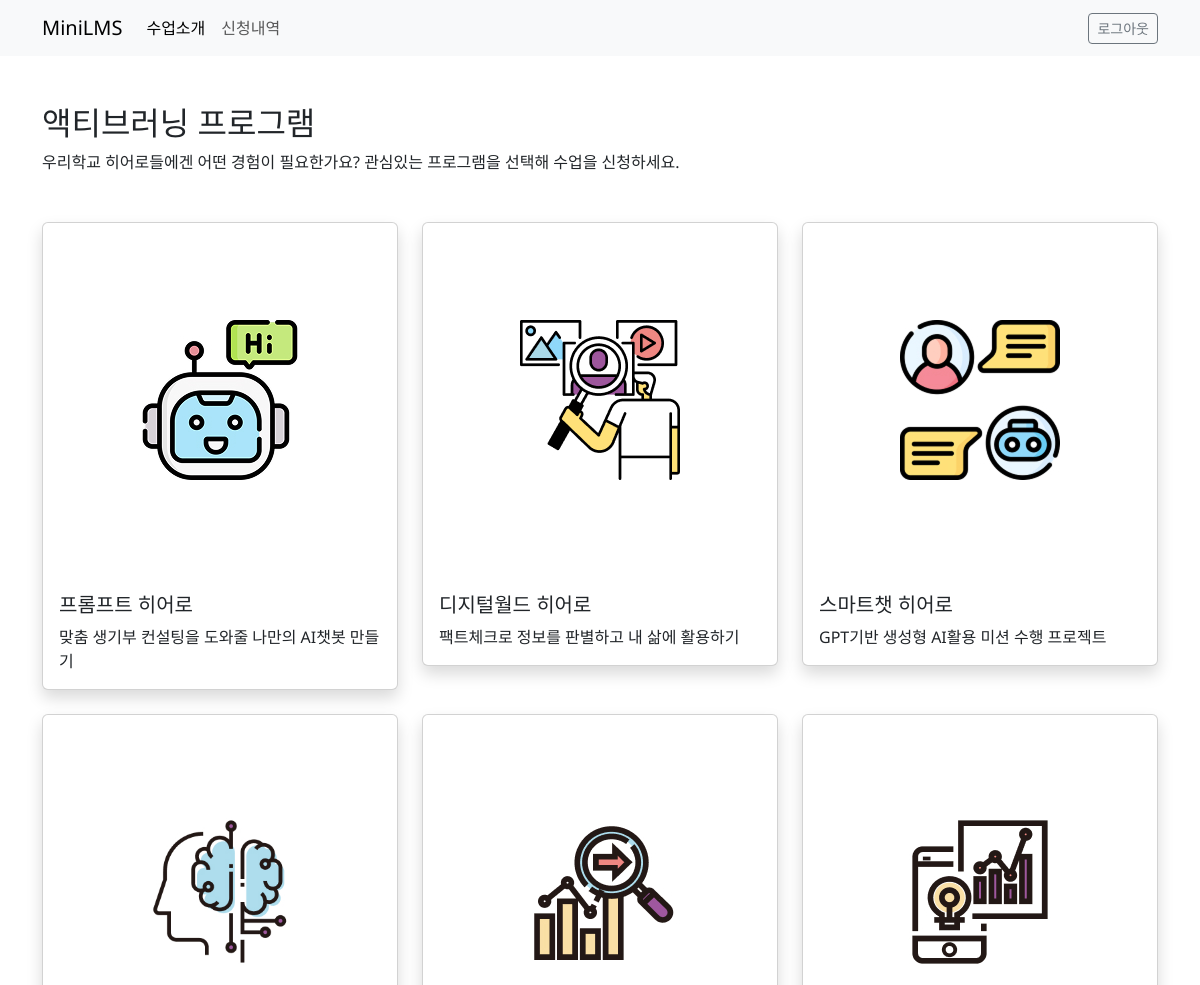
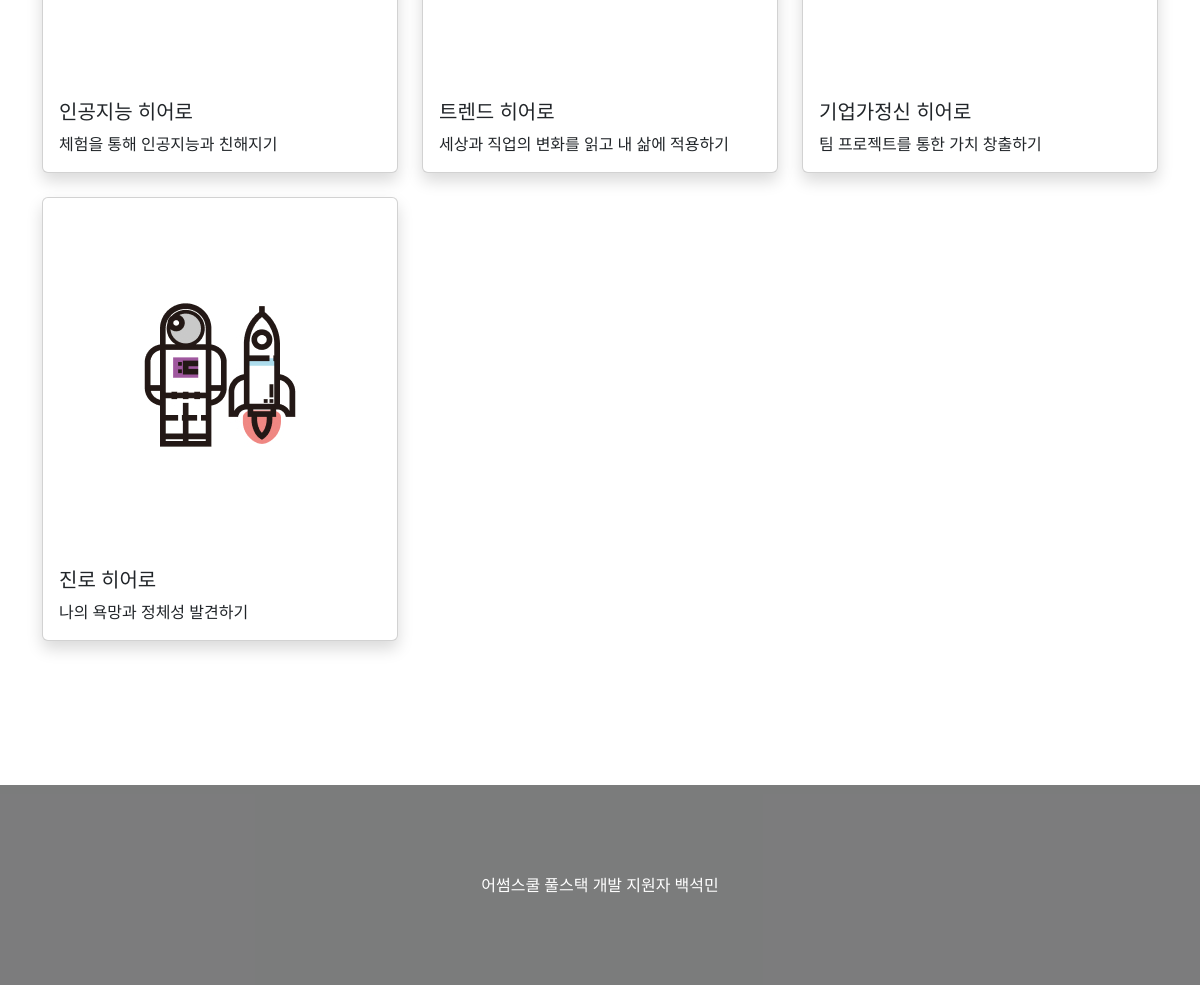
/subjects/ (signed in), run on the app's committed database (2 pictures, top to bottom).
### subjects/models.py (models this page shows)
class Subject(models.Model):
  title = models.CharField(max_length=100)
  content = models.TextField()
  image = models.ImageField(upload_to='subjects/', blank=True, null=True)
  objective = models.TextField()
  audience = models.TextField()
  class Meta:
    db_table = 'tb_subjects'

### subjects/views.py (the view)
# urls.py: path('', views.index, name='index'),
def index(request):
  subjects = Subject.objects.all()
  return render(request, 'subjects/index.html', {'subjects': subjects})

### templates/subjects/index.html (shortened to what this page needs)
{% extends 'base.html' %} {% block content %}
<h2>액티브러닝 프로그램</h2>
<p>
  우리학교 히어로들에겐 어떤 경험이 필요한가요? 관심있는 프로그램을 선택해
  수업을 신청하세요.
</p>
<div class="row my-5">
  {% for subject in subjects %}
  <div class="col-lg-4 col-6 mb-4" style="cursor: pointer">
    <a
      href="{% url 'subjects:detail' subject.id %}"
      class="text-decoration-none"
    >
      <div class="card shadow" data-id="{{ subject.id }}">
        <div
          class="d-flex justify-content-center align-items-center"
          style="width: 100%; aspect-ratio: 1 / 1"
        >
          <img
            src="/uploads/subjects/subject_{{ subject.id }}_img.jpg"
            class="square-img"
            alt="{{ subject.title }}"
            style="
              width: 60%;
              height: 60%;
              object-fit: cover;
              max-width: 160px;
              max-height: 160px;
            "
          />
        </div>
        <div class="card-body">
          <h5 class="card-title">{{ subject.title }}</h5>
          <p class="card-text">{{ subject.content }}</p>
        </div>
      </div>
    </a>
  </div>
  {% endfor %}
</div>
{% endblock %}

### templates/base.html (shortened to what this page needs)
<!DOCTYPE html>
<html lang="ko">
  <head>
    <link
      rel="stylesheet"
      href="https://cdn.jsdelivr.net/npm/bootstrap@5.3.8/dist/css/bootstrap.min.css"
    />
  </head>
  <body class="d-flex flex-column min-vh-100">
    {% include 'header.html' %}
    <main class="container my-5 flex-grow-1">
      {% block content %} {% endblock %}
    </main>
    {% include 'footer.html' %}
  </body>
</html>

### templates/header.html (shortened to what this page needs)
<nav class="navbar navbar-expand-lg bg-body-tertiary">
  <div class="container-lg">
    <a class="navbar-brand" href="{% url 'subjects:index' %}">MiniLMS</a>
    {% if user.is_authenticated %}
    <div class="collapse navbar-collapse" id="navbarSupportedContent">
      <ul class="navbar-nav">
        <li class="nav-item">
          <a class="nav-link active" href="{% url 'subjects:index' %}"
            >수업소개</a
          >
        </li>
        <li class="nav-item">
          <a class="nav-link" href="{% url 'subjects:history' %}">신청내역</a>
        </li>
      </ul>
      <ul class="navbar-nav ms-auto">
        <li class="nav-item">
          <form method="post" action="{% url 'logout' %}">
            <button type="submit" class="btn btn-outline-secondary btn-sm">
              로그아웃
            </button>
          </form>
        </li>
      </ul>
    </div>
    {% endif %}
  </div>
</nav>

### templates/footer.html
<div class="bg-light text-center text-lg-start mt-4">
  <div
    class="text-center p-3 d-flex align-items-center justify-content-center text-white"
    style="background-color: rgba(0, 0, 0, 0.5); height: 200px"
  >
    어썸스쿨 풀스택 개발 지원자 백석민
  </div>
</div>

### templates/subjects/index.html (style rules this page uses)
.card { transition: transform 0.3s; }

### templates/base.html (style rules this page uses)
* { margin: 0; padding: 0; box-sizing: border-box; color: #212529; }
body { font-family: "Noto Sans", sans-serif; }

### data on the page
Subject: shows a picture, title "프롬프트 히어로", content "맞춤 생기부 컨설팅을 도와줄 나만의 AI챗봇 만들기"
Subject: shows a picture, title "디지털월드 히어로", content "팩트체크로 정보를 판별하고 내 삶에 활용하기"
Subject: shows a picture, title "스마트챗 히어로", content "GPT기반 생성형 AI활용 미션 수행 프로젝트"
Subject: shows a picture, title "인공지능 히어로", content "체험을 통해 인공지능과 친해지기"
Subject: shows a picture, title "트렌드 히어로", content "세상과 직업의 변화를 읽고 내 삶에 적용하기"
Subject: shows a picture, title "기업가정신 히어로", content "팀 프로젝트를 통한 가치 창출하기"
Subject: shows a picture, title "진로 히어로", content "나의 욕망과 정체성 발견하기"
